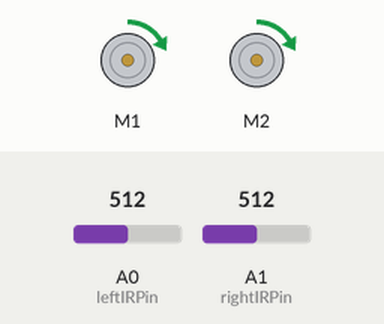
Simulated run of this sketch. Board: Arduino Uno, built with avr-gcc and run on an emulated ATmega328P. Shown: 2 × DC motor (green arrow = forward, orange = backward, longer = faster). The inputs (shaded band) are chosen by the test bench; at power-on: A0 (leftIRPin) = 512, A1 (rightIRPin) = 512. What the sketch prints to the serial monitor is not drawn.

Above: at 0.1 s.
At 5.0 s:
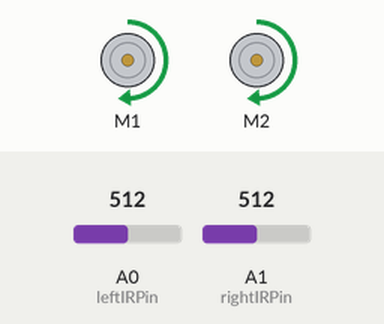
Timing chart, 0 to 6.5 s (numbered marks = the images above):
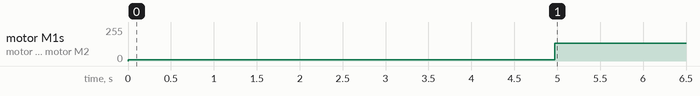

Measured:
- by itself, motor M1, motor M2: stopped → forward 10/255 at 0.00 s, → forward 134/255 5.0 s later

The sketch:

line_follower_meg.ino
```cpp
#include <Wire.h>
#include <Adafruit_MotorShield.h>
#include "utility/Adafruit_PWMServoDriver.h"
#include <math.h>

// Create motor objects
Adafruit_MotorShield AFMS = Adafruit_MotorShield();

// Assign motors to ports
Adafruit_DCMotor *myLeftMotor = AFMS.getMotor(1);
Adafruit_DCMotor *myRightMotor = AFMS.getMotor(2);
//  myMotor->setSpeed(150);
//  myMotor->run(FORWARD);
//  myMotor->run(RELEASE);

// Define sensor and motor pins
int leftIRPin = A0;
int rightIRPin = A1;

// Define variables needed for serialEvent()
String inputString = "";          //a string that reads in the inputted characters one by one
boolean stringComplete = false;   //set to true when a new line character is detected and the string is over

// Initialize variables
float P = 1;
float I = 0;
float D = 0;
const byte leftTarget = 10;
const byte rightTarget = 10;
int leftIR;
int rightIR;
int leftMotorSpeed;
int rightMotorSpeed;

byte currentIndex = 0;
byte pastIndex;
byte pastPastIndex;
const int numReadings = 100;
byte leftReadings[numReadings]; //array of saved analog read inputs
byte rightReadings[numReadings]; //array of saved analog read inputs
int leftReadingSum = 0; //use for integral
int rightReadingSum = 0; //use for integral
float leftAverage = 0.0;
float rightAverage = 0.0;
byte leftError;
byte rightError;
byte leftErrors[numReadings];
byte rightErrors[numReadings];
int leftErrorSum = 0;
int rightErrorSum = 0;
int leftIntegral;
int rightIntegral;
int leftDeriv;
int rightDeriv;
int timeDelay = 100;
char letter;
long signed int value;
long signed int p_value;
long signed int i_value;
long signed int d_value;

void setup() {
  // Open serial
  Serial.begin(9600);
  inputString.reserve(200);   //save some space on the Arduino for the user inputted string
  Serial.setTimeout(5);       //time out for parseInt() and things that wait for bytes

  // Fill arrays with zeroes
  for (byte currentReading = 0; currentReading < numReadings; currentReading ++) {
    leftReadings[currentReading] = 0;
    rightReadings[currentReading] = 0;
    leftErrors[currentReading] = 0;
    rightErrors[currentReading] = 0;
  }
}

void loop() {
  // Define IR leftReadings
  leftIR = map(analogRead(leftIRPin), 60, 930, 0, 255);
  rightIR = map(analogRead(rightIRPin), 60, 930, 0, 255);

  Serial.println(String(leftIR) + " " + String(rightIR));

  // Subtract old reading from sums
  leftReadingSum -= leftReadings[currentIndex];
  rightReadingSum -= rightReadings[currentIndex];

  leftError = leftTarget - leftReadings[currentIndex];
  rightError = rightTarget - rightReadings[currentIndex];

  leftErrorSum -= leftError;
  rightErrorSum -= rightError;

  // Add readings to arrays
  leftReadings[currentIndex] = leftIR;
  rightReadings[currentIndex] = rightIR;

  // Add new reading to sums
  leftReadingSum += leftReadings[currentIndex];
  rightReadingSum += rightReadings[currentIndex];

  // Increment array positions
  currentIndex ++;
  currentIndex ++;

  // Revert to beginning of array if index out of bounds
  if (currentIndex >= numReadings) {
    currentIndex = 0;
  }
  if (currentIndex >= numReadings) {
    currentIndex = 0;
  }

  // Calculate reading averages
  leftAverage = leftReadingSum / float(numReadings);
  rightAverage = rightReadingSum / float(numReadings);

  // Calculate error
  leftError = leftTarget - leftReadings[currentIndex];
  rightError = rightTarget - rightReadings[currentIndex];

  // Calculate integral
  leftIntegral = leftErrorSum * (timeDelay / 1000.0);
  rightIntegral = rightErrorSum * (timeDelay / 1000.0);

  // Calculate past reading indices
  if (currentIndex - 1 >= 0)
    pastIndex = currentIndex - 1;
  else
    pastIndex = currentIndex - 1 + 10;
  if (currentIndex - 2 >= 0)
    pastPastIndex = currentIndex - 2;
  else
    pastPastIndex = currentIndex - 2 + 10;

  // Calculate derivatives
  leftDeriv = (leftReadings[pastIndex] - leftReadings[pastPastIndex]) * (timeDelay / 1000.0);
  rightDeriv = (rightReadings[pastIndex] - rightReadings[pastPastIndex]) * (timeDelay / 1000.0);

  //Get user input for P
  //  serialEvent();
  //  if (stringComplete){
  //    Serial.println(inputString);
  //    P = inputString.toFloat();
  //    inputString = "";         //reset the string to empty
  //    stringComplete = false;   //reset the complete boolean to false
  //  }


//Code that reads inputted values for P I and D; input as p98 (no space)
  if (Serial.available() > 0) {
    letter = Serial.read();
    Serial.println(letter);
    value = Serial.parseInt();
    Serial.println(value);
    if (value != 0) {
      if (letter == 'p') {
        p_value = value;
        Serial.println(p_value);
      }
      if (letter == 'i') {
        i_value = value;
        Serial.println(i_value);
      }
      if (letter == 'd') {
        d_value = value;
        Serial.println(d_value);
      }
    }

  }


  leftDeriv = (leftReadings[pastIndex] - leftReadings[pastPastIndex]) * (timeDelay / 1000.0);
  rightDeriv = (rightReadings[pastIndex] - rightReadings[pastPastIndex]) * (timeDelay / 1000.0);

  // Define motor speeds
  leftMotorSpeed = P * rightError + I * rightIntegral + D * rightDeriv;
  Serial.println(leftMotorSpeed);
  rightMotorSpeed = P * leftError + I * leftIntegral + D * leftDeriv;
  Serial.println(rightMotorSpeed);

  if (leftMotorSpeed > 255)
    leftMotorSpeed = 255;

  if (rightMotorSpeed > 255)
    rightMotorSpeed = 255;

  // Set motor direction
  myLeftMotor->run(FORWARD);
  myRightMotor->run(FORWARD);

  // Set motor speed
  myLeftMotor->setSpeed(leftMotorSpeed);
  myRightMotor->setSpeed(rightMotorSpeed);

  delay(timeDelay);
}

/*
  SerialEvent occurs whenever a new data comes in the
 hardware serial RX.  This routine is run between each
 time loop() runs, so using delay inside loop can delay
 response.  Multiple bytes of data may be available.
 */
void serialEvent() {
  while (Serial.available()) {
    // get the new byte:
    char inChar = (char)Serial.read();
    // add it to the inputString:
    inputString += inChar;
    // if the incoming character is a newline, set a flag
    // so the main loop can do something about it:
    if (inChar == '\n') {
      stringComplete = true;
    }
  }
}
```
